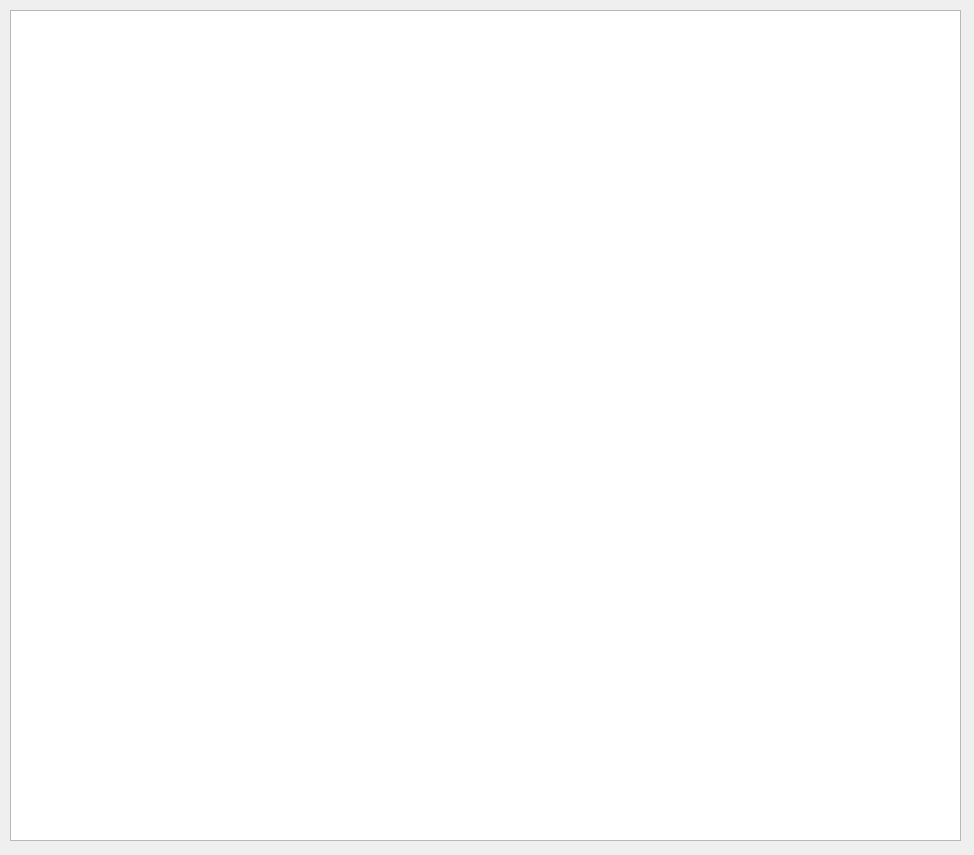
<?xml version="1.0" encoding="UTF-8"?>
<ui version="4.0">
 <class>SDT</class>
 <widget class="QWidget" name="SDT">
  <property name="geometry">
   <rect>
    <x>0</x>
    <y>0</y>
    <width>974</width>
    <height>855</height>
   </rect>
  </property>
  <property name="windowTitle">
   <string>Form</string>
  </property>
  <widget class="QTableWidget" name="SDT_Table">
   <property name="geometry">
    <rect>
     <x>10</x>
     <y>10</y>
     <width>951</width>
     <height>831</height>
    </rect>
   </property>
  </widget>
 </widget>
 <resources/>
 <connections/>
</ui>
